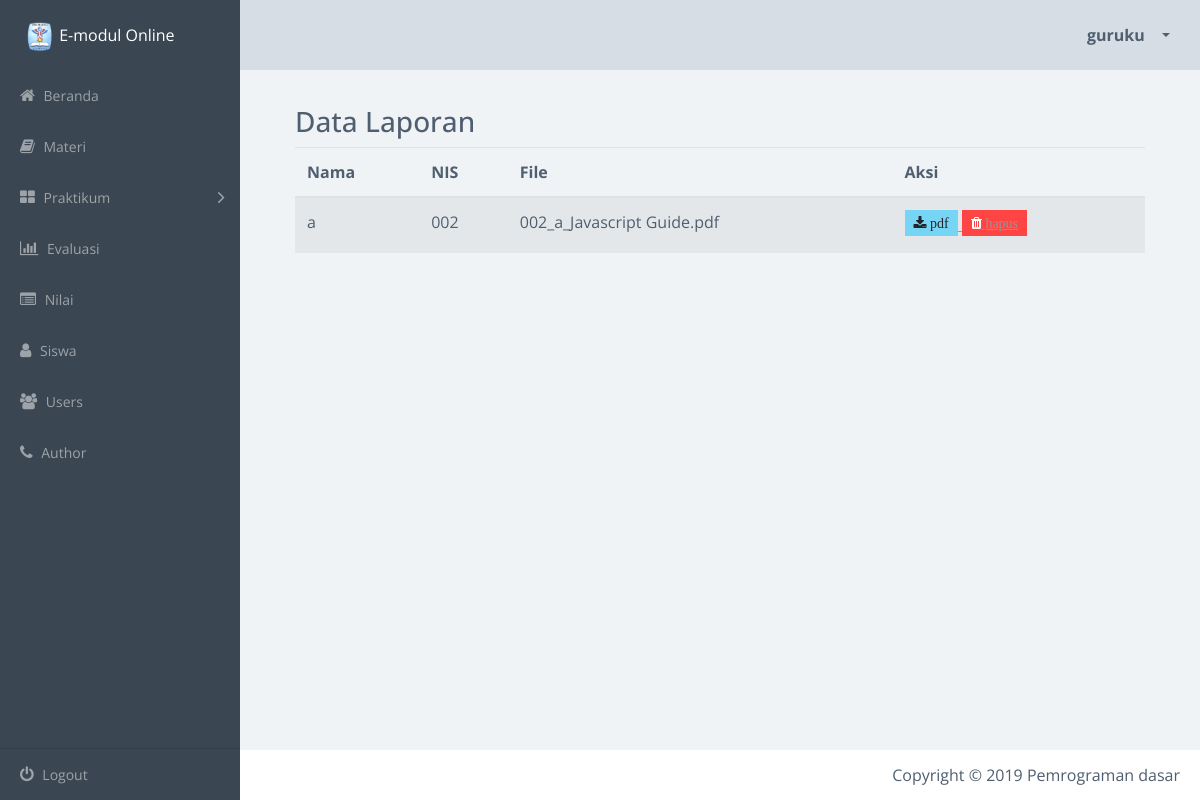
The page /detailHasilLatihan.php?id=a (signed in) on the database its author committed.
### tables this page shows
CREATE TABLE `hasil_latihan` (
  `id_hasil_latihan` int(11) NOT NULL AUTO_INCREMENT,
  `nis` varchar(100) DEFAULT NULL,
  `nama_latihan` varchar(100) DEFAULT NULL,
  `berkas` varchar(100) DEFAULT NULL,
  PRIMARY KEY (`id_hasil_latihan`)
);

### detailHasilLatihan.php (the view, shortened to what this page needs)
<?php
include_once("config.php");
$nama = $_GET['id'];
$result = mysqli_query($conn, "SELECT * FROM hasil_latihan WHERE nama_latihan = '$nama'");
?>
<!doctype html>
<html class="no-js" lang="en">
    <head>
        <link rel="stylesheet" href="css/vendor.css">
        <link rel="stylesheet" href="css/app-blue.css">
        <link rel="stylesheet" type="text/css" href="css/jquery.dataTables.min.css">
    </head>
    <body>
        <div class="main-wrapper">
            <div class="app" id="app">
                <header class="header">
                    <div class="header-block header-block-nav">
                        <ul class="nav-profile">
                            <li class="profile dropdown">
                                <a class="nav-link dropdown-toggle" data-toggle="dropdown" href="#" role="button" aria-haspopup="true" aria-expanded="false">
                                    <span class="name"> <?php echo $_SESSION['username']; ?> </span>
                                </a>
                            </li>
                        </ul>
                    </div>
                </header>
                <aside class="sidebar">
                    <div class="sidebar-container">
                        <div class="sidebar-header">
                            <div class="brand">
                                <div>
                                    <img src="assets/logosmk.png" width="30" height="30"> E-modul Online
                                </div>
                            </div>
                        </div>
                        <nav class="menu">
                            <ul class="sidebar-menu metismenu" id="sidebar-menu">
                                <li class="">
                                    <a href="index.php">
                                        <i class="fa fa-home"></i> Beranda </a>
                                </li>
                                <li class="">
                                    <a href="materi.php">
                                        <i class="fa fa-book"></i> Materi </a>
                                </li>
                                <li>
                                    <a href="">
                                        <i class="fa fa-th-large"></i> Praktikum
                                        <i class="fa arrow"></i>
                                    </a>
                                </li>
                                <li class="">
                                    <a href="evaluasi.php">
                                        <i class="fa fa-bar-chart"></i> Evaluasi  </a>
                                </li>
                                <li class="">
                                    <a href="nilai.php">
                                        <i class="fa fa-list-alt"></i> Nilai </a>
                                </li>
                                <li class="">
                                    <a href="siswa.php">
                                        <i class="fa fa-user"></i> Siswa </a>
                                </li>
                                <li class="">
                                    <a href="users.php">
                                        <i class="fa fa-users"></i> Users </a>
                                </li>
                                <li class="">
                                    <a href="author.php">
                                        <i class="fa fa-phone"></i> Author </a>
                                </li>
                            </ul>
                        </nav>
                    </div>
                    <footer class="sidebar-footer">
                        <ul class="sidebar-menu metismenu" id="customize-menu">
                            <li>
                                <a href="logout.php">
                                    <i class="fa fa-power-off"></i> Logout </a>
                            </li>
                        </ul>
                    </footer>
                </aside>
                <article class="content dashboard-page">
                    <section class="section">
                        <div class="data-table-area">
                            <div class="container">
                                <div class="row">
                                    <div class="col-lg-12 col-md-12 col-sm-12 col-xs-12">
                                        <div class="data-table-list">
                                            <div class="basic-tb-hd">
                                                <h3>Data Laporan</h3>
                                            </div>
                                            <div class="table-responsive">
                                                <table id="data-table-basic" class="table table-striped">
                                                    <thead>
                                                        <tr>
                                                            <th>Nama</th>
                                                            <th>NIS</th>
                                                            <th>File</th>
                                                            <th>Aksi</th>
                                                        </tr>
                                                    </thead>
                                                    <tbody>
                                                     <?php
                                                     while($data = mysqli_fetch_array($result)) {
                                                        echo"<tr>";
                                                        echo "<td>" .$data['nama_latihan']. "</td>";
                                                        echo "<td>" .$data['nis']. "</td>";
                                                        echo "<td>" .$data['berkas']. "</td>";
                                                        echo "<td><a href='detailLaporanLatihan.php?id=$data[id_hasil_latihan]'><button title='unduh' class='btn btn-info btn-sm fa fa-download'> pdf </button>
                                                        <button title='hapus' class='btn btn-danger btn-sm fa fa-trash'><a href='deleteLaporanLatihan.php?id=$data[id_hasil_latihan]'> hapus </button></td>";
                                                        echo"</tr>";
                                                    }
                                                    ?>
                                            </table>
                                        </div>
                                    </div>
                                </div>
                            </div>
                        </div>
                    </div>
                </section>
            </article>
                <footer class="footer">
                    <div class="footer-block author">
                        <ul>
                            <li>
                                Copyright &copy 2019 Pemrograman dasar
                            </li>
                        </ul>
                    </div>
                </footer>
    </body>
</html>

### rows shown on the page
hasil_latihan: nama_latihan "a", nis "002", berkas "002_a_Javascript Guide.pdf"

### other values the page prints
$_SESSION['username'] "guruku"
